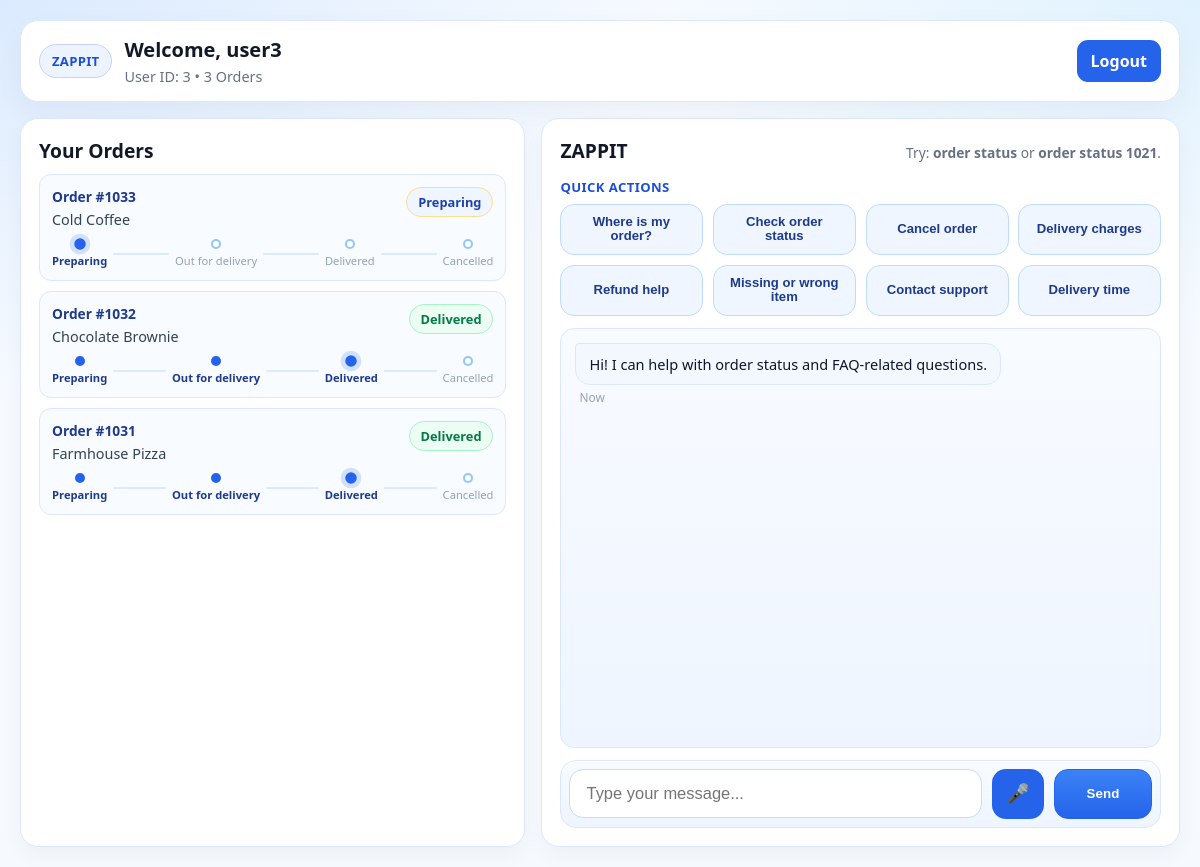
/dashboard (signed in), run on the app's committed database.
### tables this page shows
CREATE TABLE orders (
            order_id INTEGER PRIMARY KEY,
            user_id INTEGER NOT NULL,
            item_name TEXT NOT NULL,
            status TEXT NOT NULL,
            FOREIGN KEY (user_id) REFERENCES users(id)
        );

### app.py (the view)
@app.route("/dashboard")
def dashboard():
    if not session.get("user_id"):
        return redirect(url_for("index"))
    conn = get_db_connection()
    orders = conn.execute(
        "SELECT order_id, item_name, status FROM orders WHERE user_id = ? ORDER BY order_id DESC",
        (session["user_id"],),
    ).fetchall()
    active_chat_exists = has_active_chat(conn, int(session["user_id"]))
    conn.close()
    return render_template(
        "dashboard.html",
        username=session.get("username"),
        user_id=session.get("user_id"),
        orders=orders,
        has_active_chat=active_chat_exists,
    )

### app.py (called while the page is built)
def get_db_connection() -> sqlite3.Connection:
    conn = sqlite3.connect(DB_PATH)
    conn.row_factory = sqlite3.Row
    return conn

def has_active_chat(conn: sqlite3.Connection, user_id: int) -> bool:
    row = conn.execute(
        "SELECT 1 FROM chat_history WHERE user_id = ? AND active = 1 LIMIT 1",
        (user_id,),
    ).fetchone()
    return bool(row)

### templates/dashboard.html (shortened to what this page needs)
<!DOCTYPE html>
<html lang="en">
<head>
  <link rel="stylesheet" href="{{ url_for('static', filename='style.css') }}">
</head>
<body class="dashboard-page" data-has-active-chat="{{ 'true' if has_active_chat else 'false' }}">
  <header class="topbar">
    <div class="topbar-left">
      <div class="brand-badge">ZappIT</div>
      <div>
        <h1>Welcome, {{ username }}</h1>
        <p>User ID: {{ user_id }} • {{ orders|length }} Orders</p>
      </div>
    </div>
    <a class="logout-btn" href="{{ url_for('logout') }}">Logout</a>
  </header>
  <main class="dashboard-layout">
    <section class="orders-panel">
      <h2>Your Orders</h2>
      <div class="orders-list">
        {% for order in orders %}
          {% set status = order.status|lower %}
          <article class="order-card">
            <div class="order-card-head">
              <div>
                <p class="order-id">Order #{{ order.order_id }}</p>
                <p class="order-item">{{ order.item_name }}</p>
              </div>
              <span class="status-pill status-{{ status|replace(' ', '-') }}">{{ order.status }}</span>
            </div>
            <div class="order-timeline {% if status == 'cancelled' %}is-cancelled{% endif %}">
              <div class="timeline-step {% if status in ['preparing', 'out for delivery', 'delivered'] %}completed{% endif %} {% if status == 'preparing' %}active{% endif %}">
                <span class="timeline-dot"></span>
                <span class="timeline-label">Preparing</span>
              </div>
              <div class="timeline-line"></div>
              <div class="timeline-step {% if status in ['out for delivery', 'delivered'] %}completed{% endif %} {% if status == 'out for delivery' %}active{% endif %}">
                <span class="timeline-dot"></span>
                <span class="timeline-label">Out for delivery</span>
              </div>
              <div class="timeline-line"></div>
              <div class="timeline-step {% if status == 'delivered' %}completed active{% endif %}">
                <span class="timeline-dot"></span>
                <span class="timeline-label">Delivered</span>
              </div>
              <div class="timeline-line"></div>
              <div class="timeline-step {% if status == 'cancelled' %}cancelled active{% endif %}">
                <span class="timeline-dot"></span>
                <span class="timeline-label">Cancelled</span>
              </div>
            </div>
          </article>
        {% endfor %}
      </div>
    </section>
    <section class="chat-panel">
      <div class="chat-header">
        <h2>ZAPPIT</h2>
        <p class="chat-hint">Try: <strong>order status</strong> or <strong>order status 1021</strong>.</p>
      </div>
      <p class="quick-prompts-title">Quick actions</p>
      <div class="quick-prompts" aria-label="Quick prompts">
        <button type="button" class="chip" data-msg="where is my order">Where is my order?</button>
        <button type="button" class="chip" data-msg="order status">Check order status</button>
        <button type="button" class="chip" data-msg="how can i cancel an order">Cancel order</button>
        <button type="button" class="chip" data-msg="delivery charges">Delivery charges</button>
        <button type="button" class="chip" data-msg="how do i request a refund">Refund help</button>
        <button type="button" class="chip" data-msg="what if an item is missing or wrong">Missing or wrong item</button>
        <button type="button" class="chip" data-msg="how can i contact customer support">Contact support</button>
        <button type="button" class="chip" data-msg="how long does delivery usually take">Delivery time</button>
      </div>
      <div id="chat-window" class="chat-window">
        <div class="message-row bot-row">
          <div class="message bot-message">Hi! I can help with order status and FAQ-related questions.</div>
          <span class="message-time">Now</span>
        </div>
      </div>
      <form id="chat-form" class="chat-form">
        <input id="chat-input" type="text" placeholder="Type your message..." autocomplete="off" required>
        <button id="mic-btn" type="button" class="mic-button" aria-label="Use voice input" title="Use voice input">
          <span aria-hidden="true">🎤</span>
        </button>
        <button id="send-btn" type="submit">Send</button>
      </form>
    </section>
  </main>
</body>
</html>

### data on the page
orders: order_id "1033", item_name "Cold Coffee", status "Preparing"
orders: order_id "1032", item_name "Chocolate Brownie", status "Delivered"
orders: order_id "1031", item_name "Farmhouse Pizza", status "Delivered"

### other printed values
{{ username }} "user3"
{{ user_id }} "3"
{{ orders|length }} "3"
